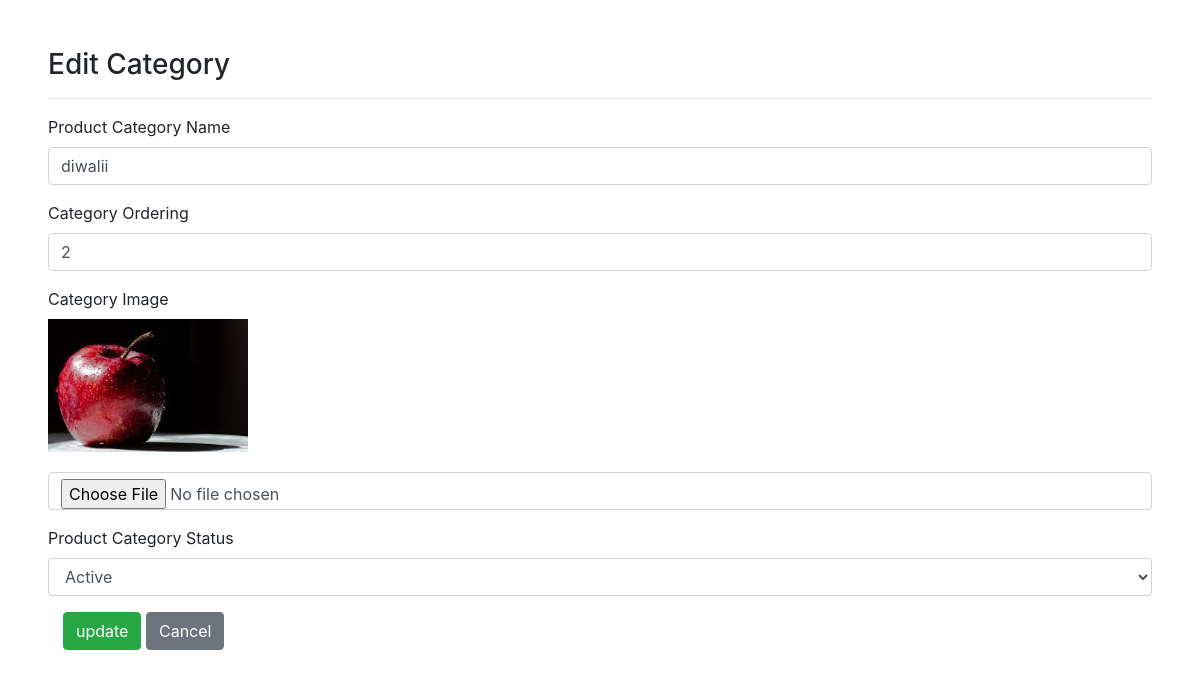
The page /category-edit.php?type=edit&id=437 (signed in) on the database its author committed.
### tables this page shows
CREATE TABLE `category` (
  `id` int(11) NOT NULL,
  `image` varchar(255) NOT NULL,
  `name` varchar(200) NOT NULL,
  `ordering` int(11) NOT NULL,
  `status` enum('active','inactive') NOT NULL,
  `created_at` timestamp NOT NULL DEFAULT current_timestamp(),
  `updated_at` timestamp NOT NULL DEFAULT current_timestamp() ON UPDATE current_timestamp()
);

### config/database.php (called while the page is built, shortened)
<?php
class Database
{
    public $con = "";
    public function __construct()
    {
        $this->con = new mysqli("localhost", "root", "", "management");
    }
    public function select($columns, $table, $where = NULL) {
        $data = [];
        $query = 'SELECT ' . $columns . ' FROM ' . $table  .  $where;
        $result = $this->con->query($query);
        if ($result) {
            while ($row = $result->fetch_assoc()) {
                $data[] = $row;
            }
        } else {
            echo "Error: " . $this->con->error;
            return false;
        }
        return $data;
    }
}

### config/index.php (called while the page is built, shortened)
<?php
require_once("config/database.php");
$db=new Database();
?>

### category-edit.php (the view, shortened to what this page needs)
<?php
require_once('config/index.php');
?>
<?php
if (isset($_GET['type']) && $_GET['type'] == 'edit') {
if (isset($_GET['id'])) {
    $categoryID = $_GET['id'];
    $categoryID = filter_var($categoryID, FILTER_VALIDATE_INT);
    $tbl = 'category';
    $columns = '*';
    $condition = " WHERE id = $categoryID";
    $result = $db->select($columns, $tbl, $condition);
    if (!empty($result)) {
        foreach ($result as $category) {
            $editCategoryName = $category['name'];
            $editCategoryOrdering = $category['ordering'];
            $editCategoryImage = $category['image'];
            $editCategoryStatus = $category['status'];
        }
    } else {
        echo "No data found for the specified ID.";
    }
} else {
    echo "Invalid category ID.";
}
}
?>
<!DOCTYPE html>
<html lang="en">
<head>
    <?php
    include_once('link.php');
    ?>
</head>
<body>
    <div class=" p-5">
        <h3>Edit Category</h3>
        <hr>
        <form method="post" enctype="multipart/form-data">
            <div class="form-group">
                <label for="exampleFormControlInput1">Product Category Name</label>
                <input type="text" name="editCategoryName" class="form-control" id="exampleFormControlInput1" placeholder="" value="<?php echo htmlspecialchars($editCategoryName); ?>" required>
            </div>
            <div class="form-group">
                <label for="exampleFormControlInput1">Category Ordering</label>
                <input type="text" name="editCategoryOrdering" class="form-control" id="exampleFormControlInput1" value="<?php echo htmlspecialchars($editCategoryOrdering); ?>" placeholder="" required>
            </div>
            <div class="form-group">
                <label for="exampleFormControlInput1">Category Image</label><br>
                <img src="<?php echo htmlspecialchars($editCategoryImage); ?>" alt="Current Image" style="max-width: 200px;">
                <div class="file-container">
                    <input type="file" class="form-control" name="newImage" accept="image/*" accept=".jpg, .jpeg, .png" onchange="preview_image(event);">
                </div>
            </div>
            <div class="form-group">
                <label for="exampleFormControlSelect1">Product Category Status</label><br>
                <select name="editCategoryStatus" class="form-control">
                    <option value="active" <?php echo ($editCategoryStatus == 'active') ? 'selected' : ''; ?>>Active</option>
                </select>
            </div>
            <div class="form-group">
                <div class="col-sm-offset-3 col-sm-9">
                    <input type="submit" name="update" value="update" class="btn btn-success">
                    <button type="button" class="btn btn-secondary" onclick="window.location.href='category-list.php';">Cancel</button>
                </div>
            </div>
        </form>
    </div>
</body>
</html>

### category-edit.php (style rules this page uses)
.file-container { display: flex; padding-top: 10px; flex-direction: column; }
.file-container input { margin-top: 10px; }

### rows shown on the page
category: editCategoryName "diwalii", editCategoryOrdering "2", image (picture), editCategoryStatus "Active"
